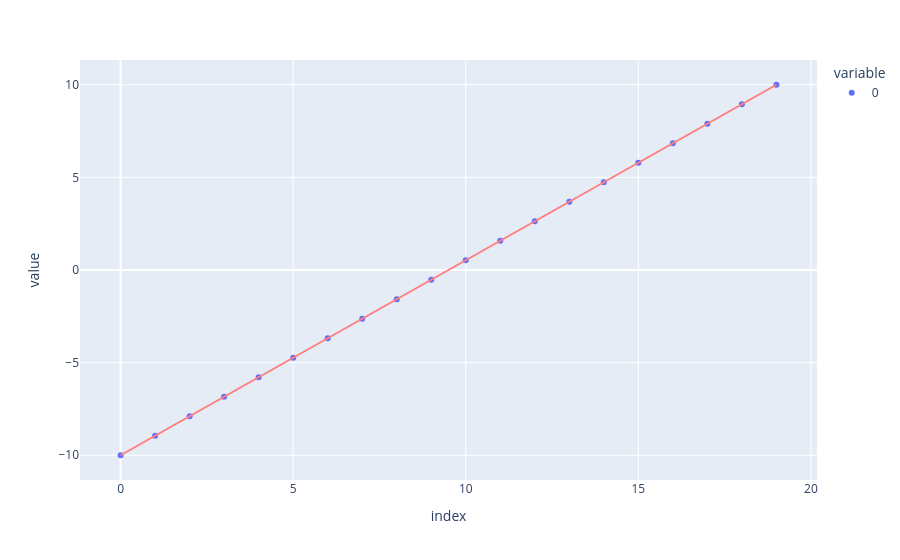

The code cell stored with this chart in its notebook:
### Code cell
px.scatter(df1,trendline='ols',trendline_color_override="#FF7F7F")

### Figure 1 — Plotly figure (JSON) as saved in the notebook; plotly's stock layout.template omitted (floating-point values rounded to 4 significant figures)
{"data": [{"hovertemplate": "variable=0<br>index=%{x}<br>value=%{y}<extra></extra>", "legendgroup": "0", "marker": {"color": "#636efa", "symbol": "circle"}, "mode": "markers", "name": "0", "orientation": "v", "showlegend": true, "type": "scatter", "x": [0, 1, 2, 3, 4, 5, 6, 7, 8, 9, 10, 11, 12, 13, 14, 15, 16, 17, 18, 19], "xaxis": "x", "y": [-10.0, -8.947, -7.895, -6.842, -5.789, -4.737, -3.684, -2.632, -1.579, -0.5263, 0.5263, 1.579, 2.632, 3.684, 4.737, 5.789, 6.842, 7.895, 8.947, 10.0], "yaxis": "y"}, {"hovertemplate": "<b>OLS trendline</b><br>value = 1.05263 * index + -10<br>R<sup>2</sup>=1.000000<br><br>variable=0<br>index=%{x}<br>value=%{y} <b>(trend)</b><extra></extra>", "legendgroup": "0", "line": {"color": "#FF7F7F"}, "marker": {"color": "#636efa", "symbol": "circle"}, "mode": "lines", "name": "0", "showlegend": false, "type": "scatter", "x": [0, 1, 2, 3, 4, 5, 6, 7, 8, 9, 10, 11, 12, 13, 14, 15, 16, 17, 18, 19], "xaxis": "x", "y": [-10.0, -8.947, -7.895, -6.842, -5.789, -4.737, -3.684, -2.632, -1.579, -0.5263, 0.5263, 1.579, 2.632, 3.684, 4.737, 5.789, 6.842, 7.895, 8.947, 10.0], "yaxis": "y"}], "layout": {"legend": {"title": {"text": "variable"}, "tracegroupgap": 0}, "margin": {"t": 60}, "xaxis": {"anchor": "y", "domain": [0, 1], "title": {"text": "index"}}, "yaxis": {"anchor": "x", "domain": [0, 1], "title": {"text": "value"}}}}
